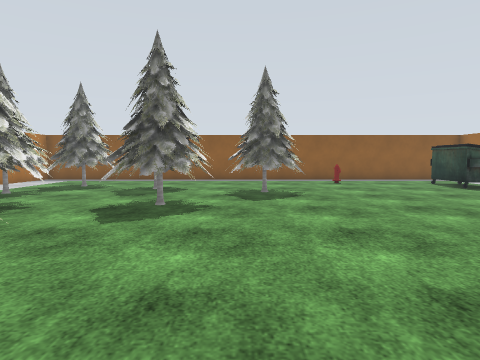
view 1 (above)

20 first-person views from a walk through a Gazebo world. The camera is 1.2 m above the floor, tilts 4° down and sees 75° across. The lines on the ground mark 1 m squares. The floor is counted in squares, 1 m on a side. Each view is taken from the middle of a square. On the plan, view 1 faces up. The plan holds only what a view shows up to about 13 squares ahead; the rest is blank. Gazebo's built-in surfaces are drawn with simple patterns. Some surface patterns are stand-ins.

view 2
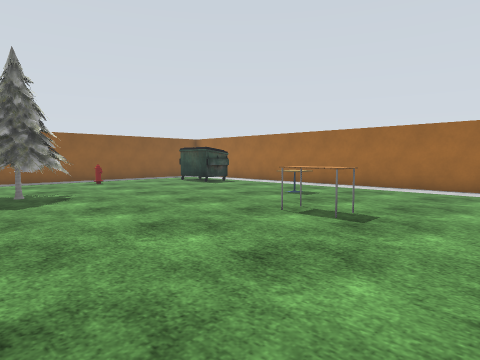

view 3
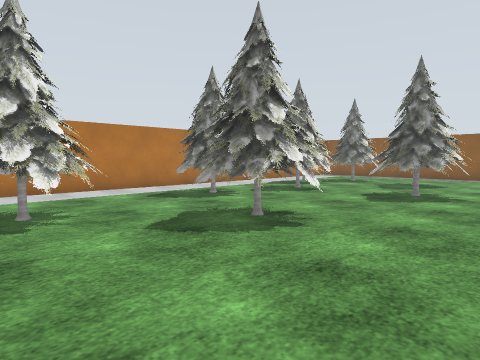

view 4
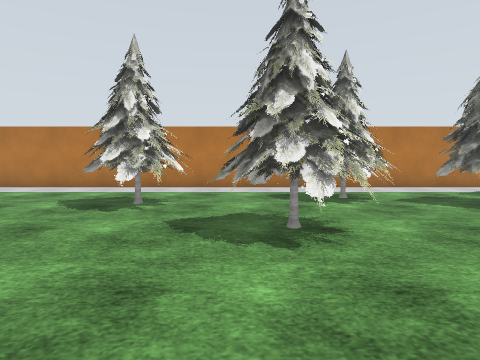

view 5
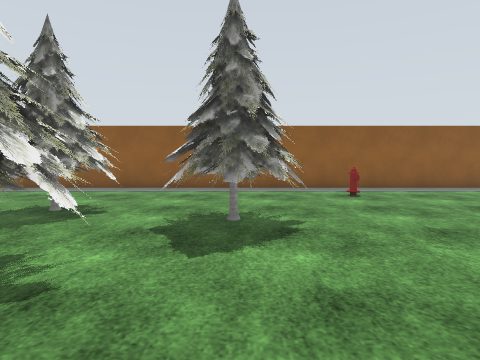

view 6
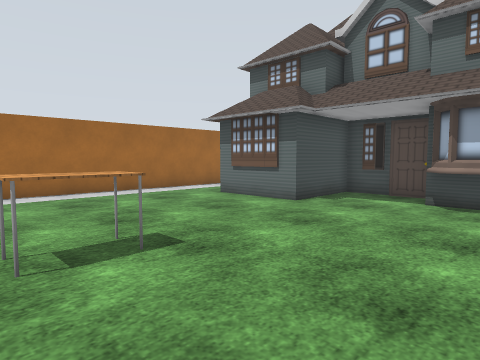

view 7
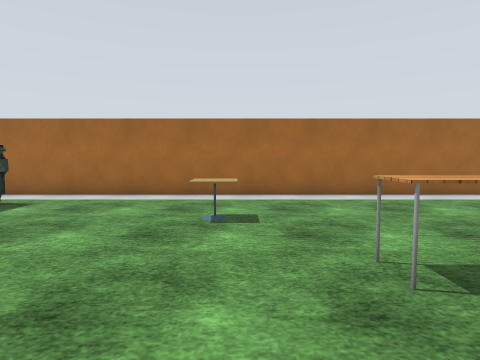

view 8
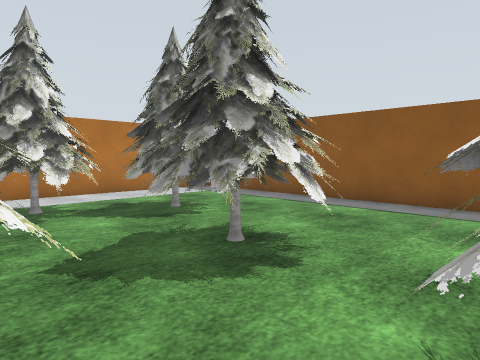

view 9
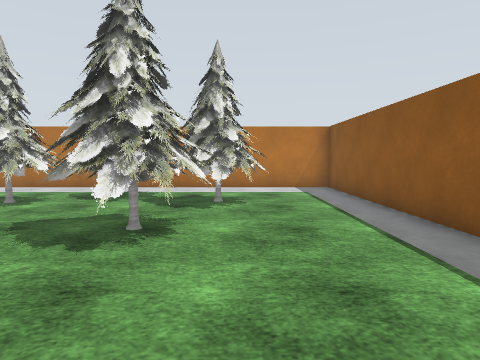

view 10
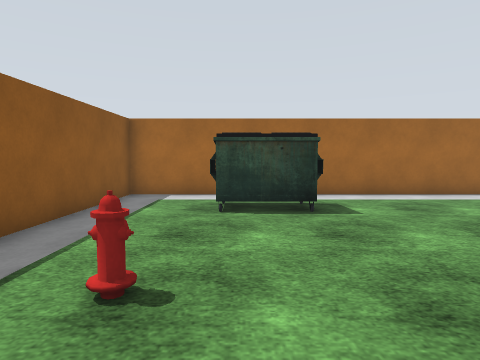

view 11
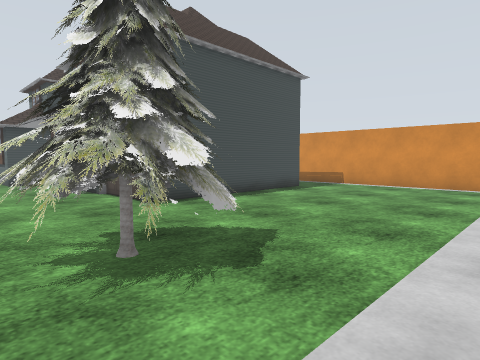

view 12
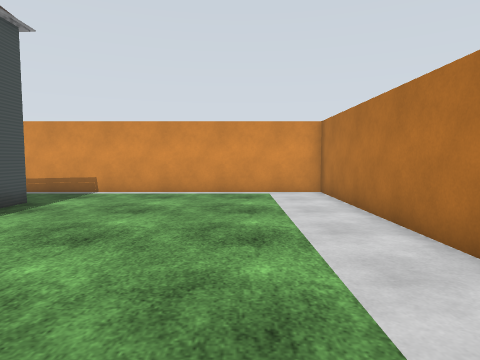

view 13
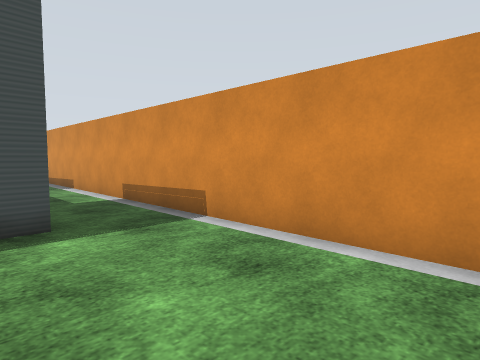

view 14
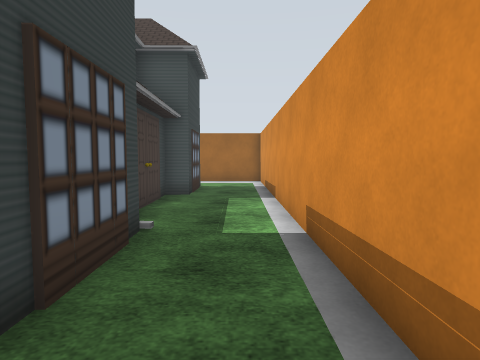

view 15
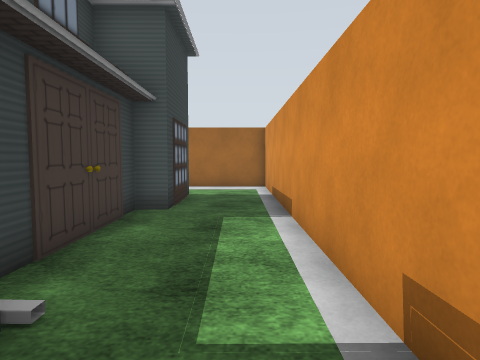

view 16
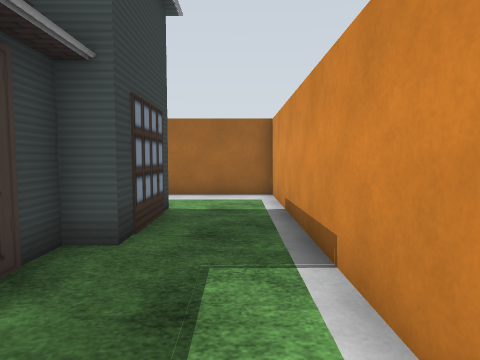

view 17
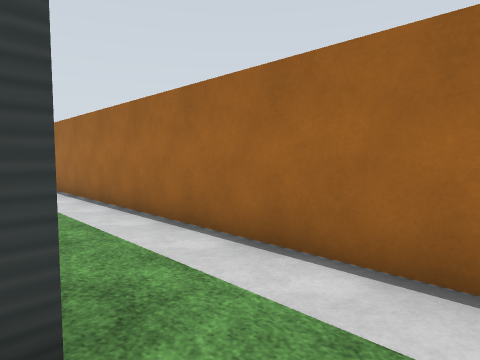

view 18
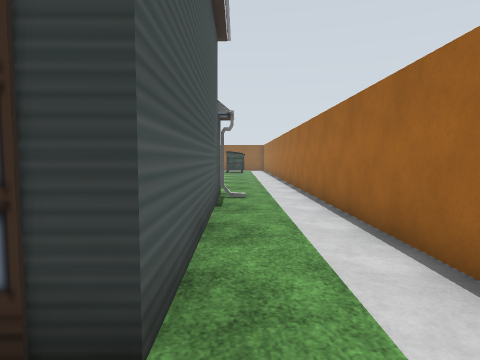

view 19
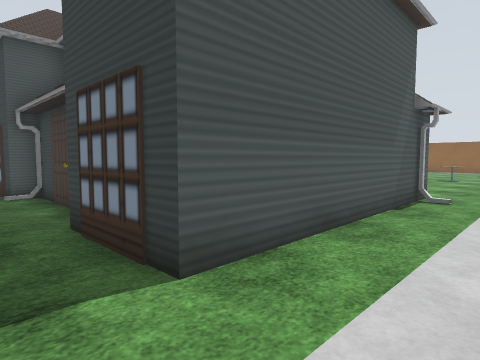

view 20
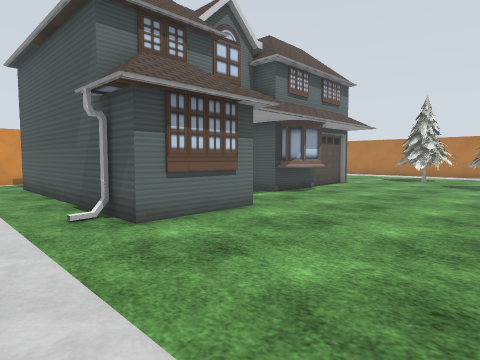

### Floor plan
Points are (right, up) in squares from view 1. A wall is a line through its corners. A room is listed if a view was taken in it or the views show most of it. See-through windows are left out.
Room 1 (views 1, 2, 3, 4, 5, 6, 7, 8, 9, 10, 11, 12, 13, 14, 15, 16, 17, 18, 19, 20)
walls: (1.5, -3.3) (2.6, -3.2) (3, -3.7); (3.3, -3.6) (3.3, -5.1); (0.5, -4) (3.4, -4); (3.5, -5.4) (6.2, -5.4) (6.1, -2.4) (9.3, -2.4) (9.4, -11.3) (6.2, -11.3) (6.2, -10.6) (1.3, -10.7) (1.3, -11.4) (-2.3, -11.4) (-2.3, -4); (1.1, -10.7) (1.1, -11.4); (12.3, 17.6) (-10.9, 17.6) (-10.9, -14.1) (12.3, -14.1) (12.3, 17.6)
low walls: (1.5, -3) (2.7, -3) (3.3, -3.6); (-1.7, -4.3) (0.6, -4.2)
objects: pine tree (-9, 3) to (-6, 5); pine tree (-9, 10) to (-7, 12); pine tree (-8, -3) to (-5, 0); pine tree (-8, 7) to (-5, 9); pine tree (-8, 12) to (-5, 15); pine tree (-5, 1) to (-2, 3); pine tree (-5, 11) to (-2, 13); pine tree (-3, 7) to (-1, 9); pine tree (0, 10) to (2, 12); table (5, 3) to (5, 4); fire hydrant (5, 15); cafe table (8, 6) to (8, 7); dumpster (9, 12) to (10, 14)

Positions as (right, up) in squares from view 1, and headings:
1: (0, 0), facing up
2: (-1, 0), facing up-right
3: (1, -3), facing up-left
4: (2, 1), facing left
5: (1, 5), facing up
6: (1, 5), facing down-right
7: (2, 6), facing right
8: (0, 9), facing up-left
9: (2, 14), facing left
10: (2, 14), facing right
11: (-10, 0), facing down-right
12: (-8, -3), facing down
13: (-8, -10), facing down-right
14: (-4, -13), facing right
15: (-1, -13), facing right
16: (2, -13), facing right
17: (9, -13), facing up-right
18: (10, -13), facing up
19: (12, -13), facing up-left
20: (12, 3), facing down-left
